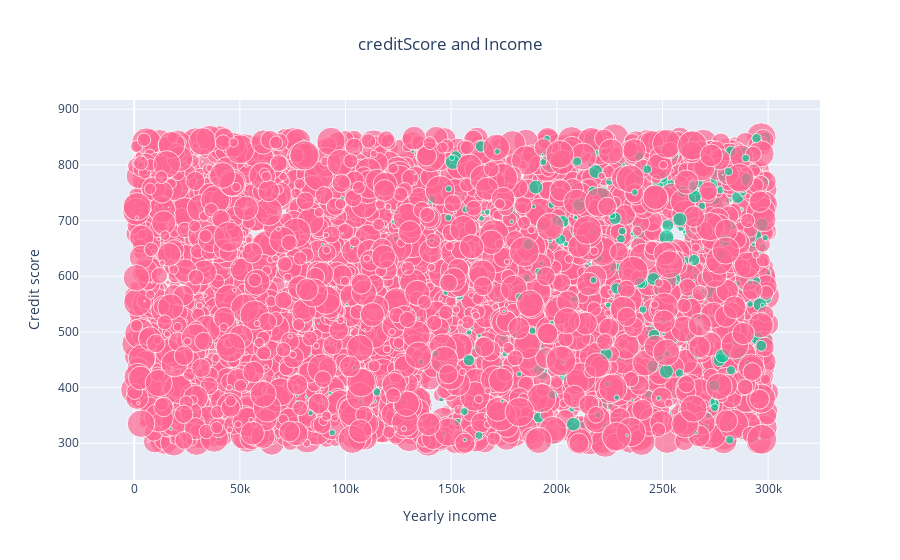

Notebook code for this chart:
### Code cell
############ SCATTER CHART #############
fig = go.Figure()
max_marker_size = 30
fig.add_trace(go.Scatter(
                 x=datasink[get_decision_borrower_yearly_income],
                 y=datasink[get_decision_borrower_credit_score],
                 mode='markers',
                 marker_size=array_normalize(datasink[get_decision_amount], max_marker_size), 
                 marker_color=set_colors(datasink[get_decision_approval]),
                 text=datasink[get_decision_approval], 
                 hovertemplate="<b>Income:</b> %{x}<br><b>creditScore:</b> %{y}<br><b>Approval:</b> %{text}<extra></extra>",
                 name='V1'
))

fig.update_xaxes(title_text='Yearly income')
fig.update_yaxes(title_text='Credit score')

fig.update_layout(
    barmode='stack', 
    showlegend=False,
    title={'text': f"creditScore and Income",
          'x':0.5,
          'xanchor': 'center'
    })

iplot(fig)

### Figure 1 — Plotly figure (JSON) as saved in the notebook; plotly's stock layout.template omitted (floating-point values rounded to 4 significant figures; data arrays with more than 128 entries replaced by an {"elided": "..."} marker saying what was removed)
{"data": [{"hovertemplate": "<b>Income:</b> %{x}<br><b>creditScore:</b> %{y}<br><b>Approval:</b> %{text}<extra></extra>", "marker": {"color": {"elided": "5000 str values"}, "size": {"elided": "5000 float values"}}, "mode": "markers", "name": "V1", "text": {"elided": "5000 bool values"}, "type": "scatter", "x": {"elided": "5000 int values"}, "y": {"elided": "5000 int values"}}], "layout": {"autosize": true, "barmode": "stack", "showlegend": false, "title": {"text": "creditScore and Income", "x": 0.5, "xanchor": "center"}, "xaxis": {"autorange": true, "range": [-22100.0, 321200.0], "title": {"text": "Yearly income"}, "type": "linear"}, "yaxis": {"autorange": true, "range": [181.1, 969.9], "title": {"text": "Credit score"}, "type": "linear"}}}
